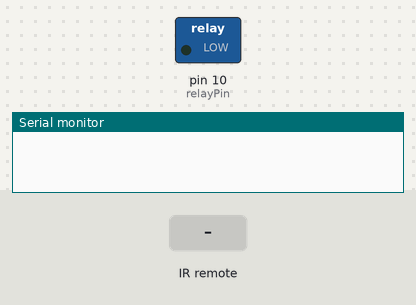
Bench run of a sketch on a simulated Arduino Uno, built with avr-gcc and run on an emulated ATmega328P. On the bench: switched loads named in the sketch (green lamp = pin HIGH), the last lines printed to the serial monitor. The test bench sets the inputs (shaded band).

Above: at 1.2 s.
1.3 s: infrared code 0xFD00FF received
At 1.7 s:
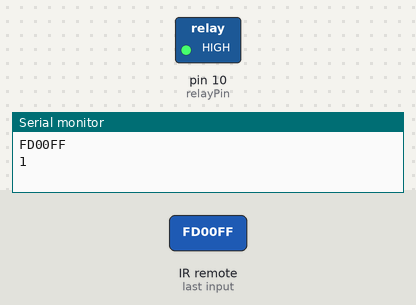
Timing chart, 0 to 4.3 s (numbered marks = the images above; inputs shaded):
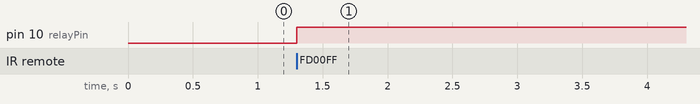

Measured:
- after the input at 1.3 s, pin 10 (relayPin): LOW → HIGH at once

The sketch:

14B_RECOME_CONTROLLED_FAN___LED.ino
```cpp
#include <IRremote.h>
int RECV_PIN = 11;
int relayPin = 10;
boolean relayState = LOW;
IRrecv irrecv(RECV_PIN);
decode_results results;

void setup(){
  Serial.begin(9600);
  irrecv.enableIRIn();
  pinMode(relayPin, OUTPUT);
}

void loop(){
  if(irrecv.decode(&results)){
    Serial.println(results.value, HEX);

    //if the code received from the IR remote is the code from power button,
    if(results.value == 0xFD00FF){
      relayState = !relayState;           //reverse the state of my relay
      Serial.print(relayState);
    }
    irrecv.resume();
  }
  if(relayState == HIGH){
    digitalWrite(relayPin, HIGH);
  }
  else{digitalWrite(relayPin, LOW);}
}
```
